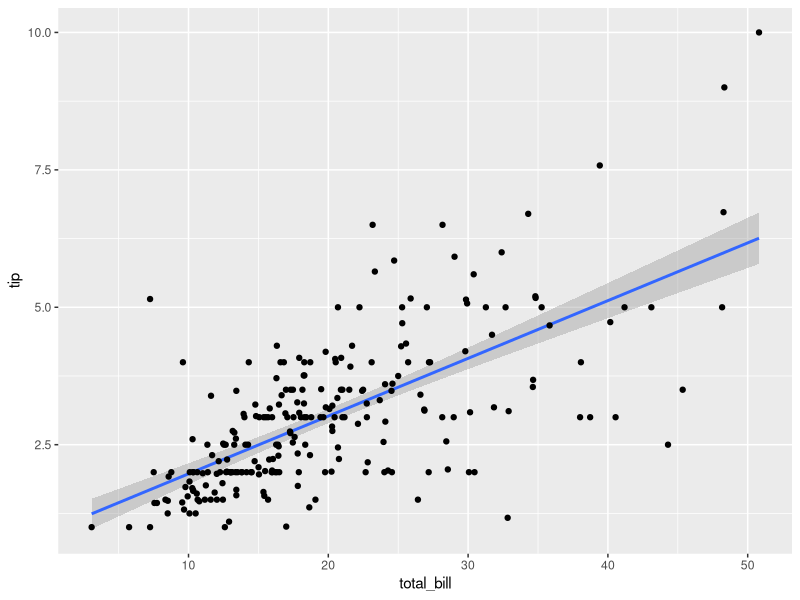
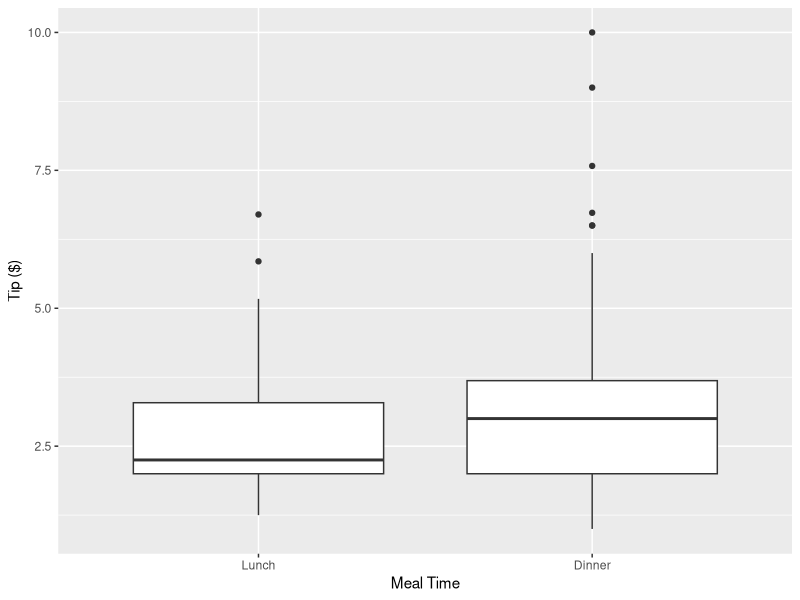
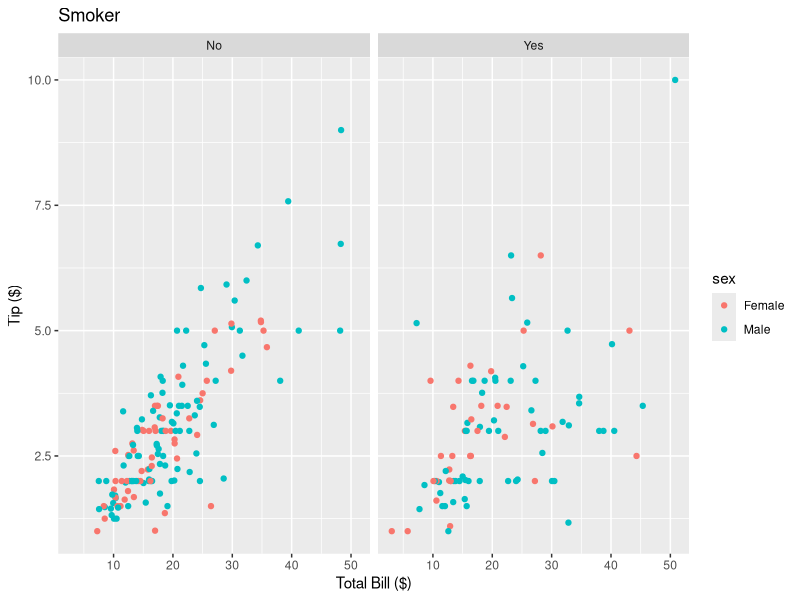
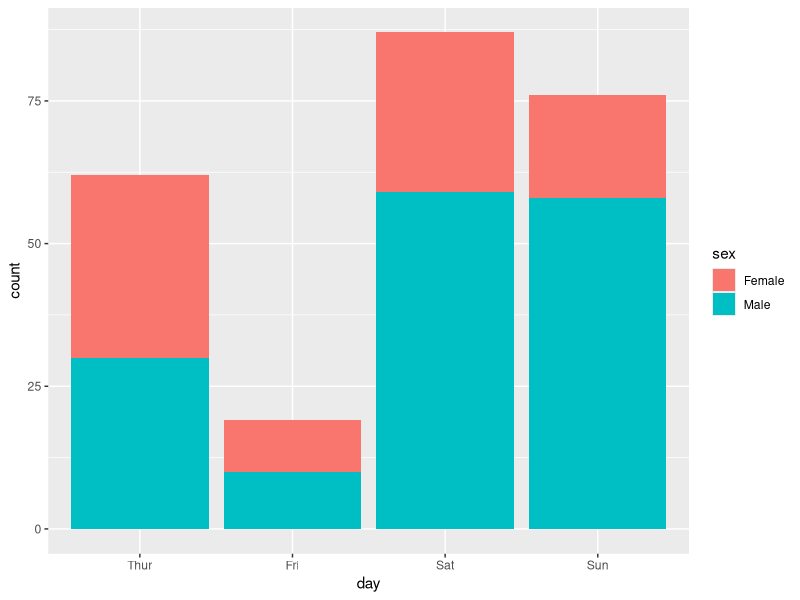

The R script that drew these images, in order:
## ---- chunk 1
knitr::opts_chunk$set(echo = TRUE)
## ---- chunk 2
data(tips, package="reshape2")
library('ggplot2')
## ---- chunk 3
numParty = nrow(tips)
numParty
## ---- chunk 4
sapply(tips, class)
## ---- chunk 5
day = tips[['day']]
day = factor(day, levels(day)[c(4, 1, 2, 3)])
day
## ---- chunk 6
female5 = tips[tips['size'] >= 5 & tips['sex'] == 'Female', ]
female5
## ---- chunk 7
ggplot(tips, aes(y=tip, x=total_bill)) + geom_smooth(method='lm') + geom_point()
## ---- chunk 8
tips['tiprate'] = tips$tip / tips$total_bill
mean(tips$tiprate)
## ---- chunk 9
ggplot(tips, aes(x=reorder(time, tip, mean), y=tip)) + geom_boxplot() + xlab('Meal Time') + ylab('Tip ($)')
## ---- chunk 10
ggplot(tips, aes(x=total_bill, y=tip, color=sex)) + geom_point() + facet_wrap(~smoker) + ggtitle('Smoker') + xlab('Total Bill ($)') + ylab('Tip ($)')
## ---- chunk 11
tips$day = day
ggplot(tips, aes(x=day, fill=sex)) + geom_bar()
